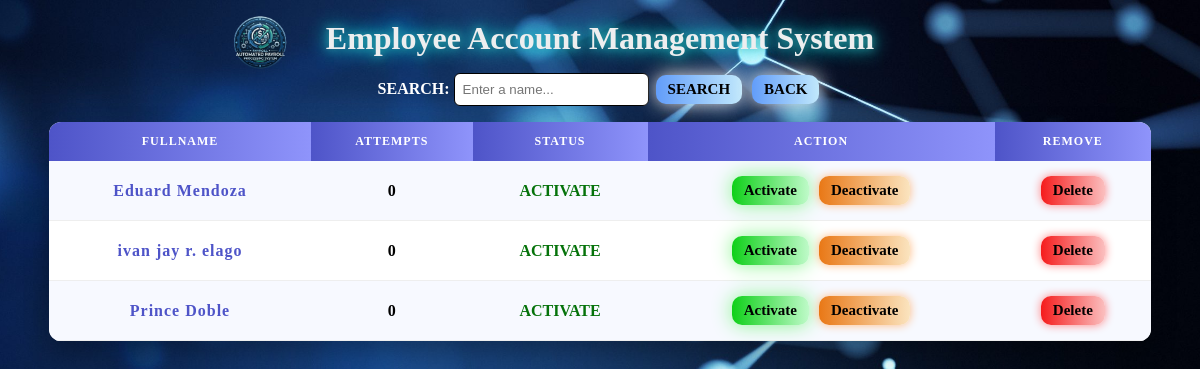
The page /AUTO_PAY/ADMIN/admin_emp_acc.php on the database its author committed.
### tables this page shows
CREATE TABLE `account` (
  `id` int(11) NOT NULL,
  `fullname` varchar(100) NOT NULL,
  `password` varchar(100) NOT NULL,
  `attempts` int(3) NOT NULL,
  `status` varchar(20) NOT NULL
);

### AUTO_PAY/ADMIN/admin_emp_acc.php (the view, shortened to what this page needs)
<form method="POST">
    <div id="logo-box">
        <img id="logo" src="../logo.png">
    </div>
    <h1>Employee Account Management System</h1>
    <label>SEARCH: </label>
    <input type="text" name="fullname" placeholder="Enter a name...">
    <button name="search">SEARCH</button>
    <button type="button" onclick="location.href='admins_view.php'">BACK</button>
</form>
<?php
include "db.php";
if(isset($_POST['search'])){
    $fullname = $_POST['fullname'];
    $result = mysqli_query($conn,
    "SELECT * FROM account
    WHERE fullname LIKE '%$fullname%'");
}else{
    $result = mysqli_query($conn,
    "SELECT * FROM account
    ORDER BY fullname ASC");
}
echo "<div class='table-scroll'>";
    echo "<table>";
    echo "<tr>
            <th>FULLNAME</th>
            <th>ATTEMPTS</th>
            <th>STATUS</th>
            <th>ACTION</th>
            <th>REMOVE</th>
        </tr>";
    while($rows = mysqli_fetch_assoc($result)){
        echo "<tr>";
        echo "<td>".$rows['fullname']."</td>";
        echo "<td>".$rows['attempts']."</td>";
        $statusClass = ($rows['status'] == 'ACTIVATE') ? 'active' : 'inactive';
        echo "<td class='$statusClass'>".$rows['status']."</td>";
        echo "<form method='POST' style='display:inline;'>";
        echo "<td>
                <input type='hidden' name='id' value='".$rows['id']."'>
                <button type='submit' name='action' id='activate' value='activate'> Activate</button>
                <button type='submit' name='action' id='deactivate' value='deactivate'> Deactivate </button>
            </td>";
        echo "<td>
                <input type='hidden' name='id' value='".$rows['id']."'>
                <button type='submit' name='action' id='delete' value='delete'> Delete </button>
            </td>";
        echo "</form>";
        echo "</tr>";
    }
    echo "</table>";
echo "</div>";
?>

### AUTO_PAY/ADMIN/admin_emp_acc.php (style rules this page uses)
* { margin: 0; padding: 0; box-sizing: border-box; }
#logo-box { position: absolute; top: 10px; left: 200px; display: flex; align-items: center; gap: 10px; z-index: 20; }
#logo { width: 120px; }
h1 { text-align: center; color: #edeeef; font-family:Copperplate, "Copperplate Gothic Light", fantasy; text-shadow: 0 0 10px #31a5a9, 0 0 20px #00f7ff; margin-bottom: 15px; }
form { text-align: center; margin-bottom: 15px; }
label { font-family:Copperplate, "Copperplate Gothic Light", fantasy; color: white; font-weight: bold; }
input[type="text"] { padding: 8px; border-radius: 6px; border: 1px black solid; outline: none; }
button { padding: 6px 12px; margin: 3px; font-family:Copperplate, "Copperplate Gothic Light", fantasy; font-weight: bold; font-size: 15px; border-radius: 10px; border: none; background-image: linear-gradient(to right, #629dfa 0%, #c2e9fb 51%, #629dfa 100%); background-size: 200% auto; cursor: pointer; transition: 0.3s; box-shadow: 0 0 20px #eeeeee; }
.table-scroll { width: 95%; max-height: 500px; overflow-y: auto; border-radius: 12px; background: white; box-shadow: 0 10px 25px rgba(0,0,0,0.3); }
table { width: 100%; border-collapse: collapse; }
th { position: sticky; font-family:Copperplate, "Copperplate Gothic Light", fantasy; top: 0; background: linear-gradient(to right, #4e54c8, #8f94fb); color: white; padding: 12px; font-size: 12px; text-transform: uppercase; letter-spacing: 1px; }
td { text-align: center; font-weight: bold; padding: 12px; border-bottom: 1px solid #eee; }
tr:nth-child(even) { background: #f7f9ff; }
td:first-child { font-family:Copperplate, "Copperplate Gothic Light", fantasy; font-weight: bold; color: #4e54c8; letter-spacing: 1px; }
td:nth-child(3) { font-weight: bold; }
.active { color: #05720a; font-weight: bold; }
#activate { padding: 6px 12px; font-family:Copperplate, "Copperplate Gothic Light", fantasy; font-weight: bold; font-size: 15px; border-radius: 10px; border: none; background: linear-gradient(to right, #0fd019 0%, #c2fbcc 51%, #03941e 100%); background-size: 200% auto; cursor: pointer; transition: 0.3s; box-shadow: 0 0 20px #8af58f; }
#deactivate { padding: 6px 12px; font-family:Copperplate, "Copperplate Gothic Light", fantasy; font-weight: bold; font-size: 15px; border-radius: 10px; border: none; background: linear-gradient(to right, #e97816 0%, #fbe6c2 51%, #c67e0a 100%); background-size: 200% auto; cursor: pointer; transition: 0.3s; box-shadow: 0 0 10px #ffbb83; }
#delete { padding: 6px 12px; font-family:Copperplate, "Copperplate Gothic Light", fantasy; font-weight: bold; font-size: 15px; border-radius: 10px; border: none; background: linear-gradient(to right, #f51c1c 0%, #fbc2c2 51%, #b31a1a 100%); background-size: 200% auto; cursor: pointer; transition: 0.3s; box-shadow: 0 0 10px #ff8383; }

### rows shown on the page
account: fullname "Eduard Mendoza", attempts "0", status "ACTIVATE"
account: fullname "ivan jay r. elago", attempts "0", status "ACTIVATE"
account: fullname "Prince Doble", attempts "0", status "ACTIVATE"
